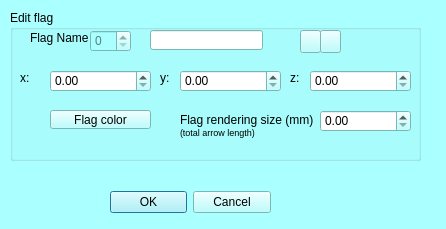
<?xml version="1.0" encoding="UTF-8"?>
<ui version="4.0">
 <class>mqEditFLGDialog</class>
 <widget class="QDialog" name="mqEditFLGDialog">
  <property name="geometry">
   <rect>
    <x>0</x>
    <y>0</y>
    <width>446</width>
    <height>229</height>
   </rect>
  </property>
  <property name="palette">
   <palette>
    <active>
     <colorrole role="WindowText">
      <brush brushstyle="SolidPattern">
       <color alpha="255">
        <red>0</red>
        <green>0</green>
        <blue>0</blue>
       </color>
      </brush>
     </colorrole>
     <colorrole role="Button">
      <brush brushstyle="SolidPattern">
       <color alpha="255">
        <red>170</red>
        <green>255</green>
        <blue>255</blue>
       </color>
      </brush>
     </colorrole>
     <colorrole role="Light">
      <brush brushstyle="SolidPattern">
       <color alpha="255">
        <red>255</red>
        <green>255</green>
        <blue>255</blue>
       </color>
      </brush>
     </colorrole>
     <colorrole role="Midlight">
      <brush brushstyle="SolidPattern">
       <color alpha="255">
        <red>212</red>
        <green>255</green>
        <blue>255</blue>
       </color>
      </brush>
     </colorrole>
     <colorrole role="Dark">
      <brush brushstyle="SolidPattern">
       <color alpha="255">
        <red>85</red>
        <green>127</green>
        <blue>127</blue>
       </color>
      </brush>
     </colorrole>
     <colorrole role="Mid">
      <brush brushstyle="SolidPattern">
       <color alpha="255">
        <red>113</red>
        <green>170</green>
        <blue>170</blue>
       </color>
      </brush>
     </colorrole>
     <colorrole role="Text">
      <brush brushstyle="SolidPattern">
       <color alpha="255">
        <red>0</red>
        <green>0</green>
        <blue>0</blue>
       </color>
      </brush>
     </colorrole>
     <colorrole role="BrightText">
      <brush brushstyle="SolidPattern">
       <color alpha="255">
        <red>255</red>
        <green>255</green>
        <blue>255</blue>
       </color>
      </brush>
     </colorrole>
     <colorrole role="ButtonText">
      <brush brushstyle="SolidPattern">
       <color alpha="255">
        <red>0</red>
        <green>0</green>
        <blue>0</blue>
       </color>
      </brush>
     </colorrole>
     <colorrole role="Base">
      <brush brushstyle="SolidPattern">
       <color alpha="255">
        <red>255</red>
        <green>255</green>
        <blue>255</blue>
       </color>
      </brush>
     </colorrole>
     <colorrole role="Window">
      <brush brushstyle="SolidPattern">
       <color alpha="255">
        <red>170</red>
        <green>255</green>
        <blue>255</blue>
       </color>
      </brush>
     </colorrole>
     <colorrole role="Shadow">
      <brush brushstyle="SolidPattern">
       <color alpha="255">
        <red>0</red>
        <green>0</green>
        <blue>0</blue>
       </color>
      </brush>
     </colorrole>
     <colorrole role="AlternateBase">
      <brush brushstyle="SolidPattern">
       <color alpha="255">
        <red>212</red>
        <green>255</green>
        <blue>255</blue>
       </color>
      </brush>
     </colorrole>
     <colorrole role="ToolTipBase">
      <brush brushstyle="SolidPattern">
       <color alpha="255">
        <red>255</red>
        <green>255</green>
        <blue>220</blue>
       </color>
      </brush>
     </colorrole>
     <colorrole role="ToolTipText">
      <brush brushstyle="SolidPattern">
       <color alpha="255">
        <red>0</red>
        <green>0</green>
        <blue>0</blue>
       </color>
      </brush>
     </colorrole>
    </active>
    <inactive>
     <colorrole role="WindowText">
      <brush brushstyle="SolidPattern">
       <color alpha="255">
        <red>0</red>
        <green>0</green>
        <blue>0</blue>
       </color>
      </brush>
     </colorrole>
     <colorrole role="Button">
      <brush brushstyle="SolidPattern">
       <color alpha="255">
        <red>170</red>
        <green>255</green>
        <blue>255</blue>
       </color>
      </brush>
     </colorrole>
     <colorrole role="Light">
      <brush brushstyle="SolidPattern">
       <color alpha="255">
        <red>255</red>
        <green>255</green>
        <blue>255</blue>
       </color>
      </brush>
     </colorrole>
     <colorrole role="Midlight">
      <brush brushstyle="SolidPattern">
       <color alpha="255">
        <red>212</red>
        <green>255</green>
        <blue>255</blue>
       </color>
      </brush>
     </colorrole>
     <colorrole role="Dark">
      <brush brushstyle="SolidPattern">
       <color alpha="255">
        <red>85</red>
        <green>127</green>
        <blue>127</blue>
       </color>
      </brush>
     </colorrole>
     <colorrole role="Mid">
      <brush brushstyle="SolidPattern">
       <color alpha="255">
        <red>113</red>
        <green>170</green>
        <blue>170</blue>
       </color>
      </brush>
     </colorrole>
     <colorrole role="Text">
      <brush brushstyle="SolidPattern">
       <color alpha="255">
        <red>0</red>
        <green>0</green>
        <blue>0</blue>
       </color>
      </brush>
     </colorrole>
     <colorrole role="BrightText">
      <brush brushstyle="SolidPattern">
       <color alpha="255">
        <red>255</red>
        <green>255</green>
        <blue>255</blue>
       </color>
      </brush>
     </colorrole>
     <colorrole role="ButtonText">
      <brush brushstyle="SolidPattern">
       <color alpha="255">
        <red>0</red>
        <green>0</green>
        <blue>0</blue>
       </color>
      </brush>
     </colorrole>
     <colorrole role="Base">
      <brush brushstyle="SolidPattern">
       <color alpha="255">
        <red>255</red>
        <green>255</green>
        <blue>255</blue>
       </color>
      </brush>
     </colorrole>
     <colorrole role="Window">
      <brush brushstyle="SolidPattern">
       <color alpha="255">
        <red>170</red>
        <green>255</green>
        <blue>255</blue>
       </color>
      </brush>
     </colorrole>
     <colorrole role="Shadow">
      <brush brushstyle="SolidPattern">
       <color alpha="255">
        <red>0</red>
        <green>0</green>
        <blue>0</blue>
       </color>
      </brush>
     </colorrole>
     <colorrole role="AlternateBase">
      <brush brushstyle="SolidPattern">
       <color alpha="255">
        <red>212</red>
        <green>255</green>
        <blue>255</blue>
       </color>
      </brush>
     </colorrole>
     <colorrole role="ToolTipBase">
      <brush brushstyle="SolidPattern">
       <color alpha="255">
        <red>255</red>
        <green>255</green>
        <blue>220</blue>
       </color>
      </brush>
     </colorrole>
     <colorrole role="ToolTipText">
      <brush brushstyle="SolidPattern">
       <color alpha="255">
        <red>0</red>
        <green>0</green>
        <blue>0</blue>
       </color>
      </brush>
     </colorrole>
    </inactive>
    <disabled>
     <colorrole role="WindowText">
      <brush brushstyle="SolidPattern">
       <color alpha="255">
        <red>85</red>
        <green>127</green>
        <blue>127</blue>
       </color>
      </brush>
     </colorrole>
     <colorrole role="Button">
      <brush brushstyle="SolidPattern">
       <color alpha="255">
        <red>170</red>
        <green>255</green>
        <blue>255</blue>
       </color>
      </brush>
     </colorrole>
     <colorrole role="Light">
      <brush brushstyle="SolidPattern">
       <color alpha="255">
        <red>255</red>
        <green>255</green>
        <blue>255</blue>
       </color>
      </brush>
     </colorrole>
     <colorrole role="Midlight">
      <brush brushstyle="SolidPattern">
       <color alpha="255">
        <red>212</red>
        <green>255</green>
        <blue>255</blue>
       </color>
      </brush>
     </colorrole>
     <colorrole role="Dark">
      <brush brushstyle="SolidPattern">
       <color alpha="255">
        <red>85</red>
        <green>127</green>
        <blue>127</blue>
       </color>
      </brush>
     </colorrole>
     <colorrole role="Mid">
      <brush brushstyle="SolidPattern">
       <color alpha="255">
        <red>113</red>
        <green>170</green>
        <blue>170</blue>
       </color>
      </brush>
     </colorrole>
     <colorrole role="Text">
      <brush brushstyle="SolidPattern">
       <color alpha="255">
        <red>85</red>
        <green>127</green>
        <blue>127</blue>
       </color>
      </brush>
     </colorrole>
     <colorrole role="BrightText">
      <brush brushstyle="SolidPattern">
       <color alpha="255">
        <red>255</red>
        <green>255</green>
        <blue>255</blue>
       </color>
      </brush>
     </colorrole>
     <colorrole role="ButtonText">
      <brush brushstyle="SolidPattern">
       <color alpha="255">
        <red>85</red>
        <green>127</green>
        <blue>127</blue>
       </color>
      </brush>
     </colorrole>
     <colorrole role="Base">
      <brush brushstyle="SolidPattern">
       <color alpha="255">
        <red>170</red>
        <green>255</green>
        <blue>255</blue>
       </color>
      </brush>
     </colorrole>
     <colorrole role="Window">
      <brush brushstyle="SolidPattern">
       <color alpha="255">
        <red>170</red>
        <green>255</green>
        <blue>255</blue>
       </color>
      </brush>
     </colorrole>
     <colorrole role="Shadow">
      <brush brushstyle="SolidPattern">
       <color alpha="255">
        <red>0</red>
        <green>0</green>
        <blue>0</blue>
       </color>
      </brush>
     </colorrole>
     <colorrole role="AlternateBase">
      <brush brushstyle="SolidPattern">
       <color alpha="255">
        <red>170</red>
        <green>255</green>
        <blue>255</blue>
       </color>
      </brush>
     </colorrole>
     <colorrole role="ToolTipBase">
      <brush brushstyle="SolidPattern">
       <color alpha="255">
        <red>255</red>
        <green>255</green>
        <blue>220</blue>
       </color>
      </brush>
     </colorrole>
     <colorrole role="ToolTipText">
      <brush brushstyle="SolidPattern">
       <color alpha="255">
        <red>0</red>
        <green>0</green>
        <blue>0</blue>
       </color>
      </brush>
     </colorrole>
    </disabled>
   </palette>
  </property>
  <property name="windowTitle">
   <string>Edit first selected flag</string>
  </property>
  <widget class="QWidget" name="layoutWidget">
   <property name="geometry">
    <rect>
     <x>110</x>
     <y>190</y>
     <width>161</width>
     <height>25</height>
    </rect>
   </property>
   <layout class="QHBoxLayout" name="horizontalLayout_2">
    <item>
     <widget class="QDialogButtonBox" name="buttonBox">
      <property name="orientation">
       <enum>Qt::Horizontal</enum>
      </property>
      <property name="standardButtons">
       <set>QDialogButtonBox::Cancel|QDialogButtonBox::Ok</set>
      </property>
     </widget>
    </item>
   </layout>
  </widget>
  <widget class="QGroupBox" name="groupBox">
   <property name="geometry">
    <rect>
     <x>10</x>
     <y>10</y>
     <width>411</width>
     <height>151</height>
    </rect>
   </property>
   <property name="title">
    <string>Edit flag</string>
   </property>
   <widget class="QSpinBox" name="FLGNumber">
    <property name="enabled">
     <bool>false</bool>
    </property>
    <property name="geometry">
     <rect>
      <x>80</x>
      <y>20</y>
      <width>41</width>
      <height>22</height>
     </rect>
    </property>
   </widget>
   <widget class="QLabel" name="label">
    <property name="geometry">
     <rect>
      <x>20</x>
      <y>20</y>
      <width>91</width>
      <height>16</height>
     </rect>
    </property>
    <property name="text">
     <string>Flag Name</string>
    </property>
   </widget>
   <widget class="QPushButton" name="next">
    <property name="geometry">
     <rect>
      <x>310</x>
      <y>20</y>
      <width>21</width>
      <height>23</height>
     </rect>
    </property>
    <property name="text">
     <string/>
    </property>
    <property name="icon">
     <iconset resource="../Icons/icons.qrc">
      <normaloff>:/Icons/s_right.gif</normaloff>
      <normalon>:/Icons/s_right.gif</normalon>:/Icons/s_right.gif</iconset>
    </property>
   </widget>
   <widget class="QPushButton" name="prec">
    <property name="geometry">
     <rect>
      <x>290</x>
      <y>20</y>
      <width>21</width>
      <height>23</height>
     </rect>
    </property>
    <property name="text">
     <string/>
    </property>
    <property name="icon">
     <iconset resource="../Icons/icons.qrc">
      <normaloff>:/Icons/s_left.gif</normaloff>
      <normalon>:/Icons/s_left.gif</normalon>:/Icons/s_left.gif</iconset>
    </property>
   </widget>
   <widget class="QDoubleSpinBox" name="x">
    <property name="geometry">
     <rect>
      <x>40</x>
      <y>60</y>
      <width>101</width>
      <height>22</height>
     </rect>
    </property>
    <property name="decimals">
     <number>2</number>
    </property>
   </widget>
   <widget class="QDoubleSpinBox" name="y">
    <property name="geometry">
     <rect>
      <x>170</x>
      <y>60</y>
      <width>101</width>
      <height>22</height>
     </rect>
    </property>
   </widget>
   <widget class="QDoubleSpinBox" name="z">
    <property name="geometry">
     <rect>
      <x>300</x>
      <y>60</y>
      <width>101</width>
      <height>22</height>
     </rect>
    </property>
   </widget>
   <widget class="QLabel" name="label_2">
    <property name="geometry">
     <rect>
      <x>10</x>
      <y>60</y>
      <width>21</width>
      <height>16</height>
     </rect>
    </property>
    <property name="text">
     <string>x:</string>
    </property>
   </widget>
   <widget class="QLabel" name="label_3">
    <property name="geometry">
     <rect>
      <x>150</x>
      <y>60</y>
      <width>21</width>
      <height>16</height>
     </rect>
    </property>
    <property name="text">
     <string>y:</string>
    </property>
   </widget>
   <widget class="mqColorChooserButton" name="FlagColorButton">
    <property name="geometry">
     <rect>
      <x>40</x>
      <y>100</y>
      <width>101</width>
      <height>19</height>
     </rect>
    </property>
    <property name="text">
     <string>Flag color</string>
    </property>
   </widget>
   <widget class="QDoubleSpinBox" name="FlagRenderingSizeValue">
    <property name="geometry">
     <rect>
      <x>310</x>
      <y>100</y>
      <width>91</width>
      <height>22</height>
     </rect>
    </property>
   </widget>
   <widget class="QLabel" name="label_5">
    <property name="geometry">
     <rect>
      <x>170</x>
      <y>100</y>
      <width>151</width>
      <height>31</height>
     </rect>
    </property>
    <property name="text">
     <string>&lt;html&gt;&lt;head/&gt;&lt;body&gt;&lt;p&gt;Flag rendering size (mm)&lt;br/&gt;&lt;span style=&quot; font-size:7pt;&quot;&gt;(total arrow length)&lt;/span&gt;&lt;/p&gt;&lt;/body&gt;&lt;/html&gt;</string>
    </property>
   </widget>
   <widget class="QLineEdit" name="FlagLabel">
    <property name="geometry">
     <rect>
      <x>140</x>
      <y>20</y>
      <width>113</width>
      <height>20</height>
     </rect>
    </property>
   </widget>
  </widget>
  <widget class="QLabel" name="label_4">
   <property name="geometry">
    <rect>
     <x>290</x>
     <y>70</y>
     <width>21</width>
     <height>16</height>
    </rect>
   </property>
   <property name="text">
    <string>z:</string>
   </property>
  </widget>
 </widget>
 <customwidgets>
  <customwidget>
   <class>mqColorChooserButton</class>
   <extends>QToolButton</extends>
   <header location="global">mqcolorchooserbutton.h</header>
  </customwidget>
 </customwidgets>
 <resources>
  <include location="../Icons/icons.qrc"/>
  <include location="../Icons/icons.qrc"/>
 </resources>
 <connections>
  <connection>
   <sender>buttonBox</sender>
   <signal>accepted()</signal>
   <receiver>mqEditFLGDialog</receiver>
   <slot>accept()</slot>
   <hints>
    <hint type="sourcelabel">
     <x>248</x>
     <y>254</y>
    </hint>
    <hint type="destinationlabel">
     <x>157</x>
     <y>274</y>
    </hint>
   </hints>
  </connection>
  <connection>
   <sender>buttonBox</sender>
   <signal>rejected()</signal>
   <receiver>mqEditFLGDialog</receiver>
   <slot>reject()</slot>
   <hints>
    <hint type="sourcelabel">
     <x>316</x>
     <y>260</y>
    </hint>
    <hint type="destinationlabel">
     <x>286</x>
     <y>274</y>
    </hint>
   </hints>
  </connection>
 </connections>
</ui>
